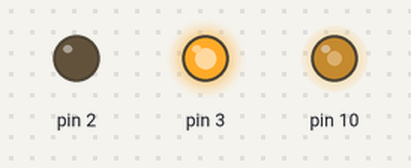
The sketch below on a simulated Arduino Uno, built with avr-gcc and run on an emulated ATmega328P. On the bench: output pins drawn as LEDs (lit = HIGH).

Above: at 0.1 s.
At 60.1 s:
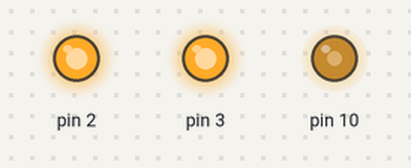
Timing chart, 0 to 121.5 s (numbered marks = the images above):
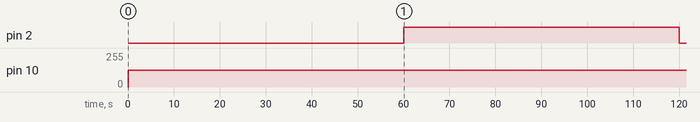

The sketch:

sketch_may11a.ino
```cpp
#define       FULL    255
#define       DUTY    0.5f

void setup() {
  // put your setup code here, to run once:
  pinMode(10,OUTPUT);
  pinMode(2,OUTPUT);
  pinMode(3,OUTPUT);
  digitalWrite(3,HIGH);

}

void loop() {
  digitalWrite(2,LOW);
  analogWrite(10,FULL*DUTY);
  delay(60000);
  digitalWrite(2,HIGH);
  delay(60000);
  // put your main code here, to run repeatedly:

}
```

Measured:
- by itself, pin 2: LOW → HIGH at 60.0 s, → LOW 60.0 s later
- by itself, pin 10: 0/255 → 127/255 at 0.00 s
